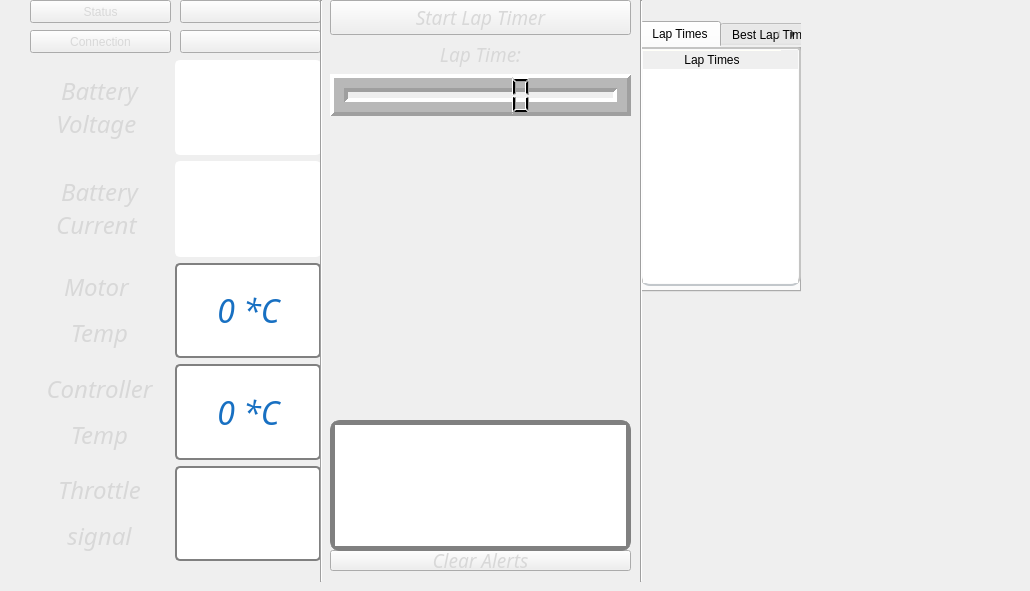
  <widget class="QWidget" name="centralwidget">
   <property name="styleSheet">
    <string notr="true">border-image: url(&quot;:general/general/tlo.png&quot;);</string>
   </property>
   <widget class="QFrame" name="frame">
    <property name="geometry">
     <rect>
      <x>30</x>
      <y>60</y>
      <width>291</width>
      <height>501</height>
     </rect>
    </property>
    <property name="sizePolicy">
     <sizepolicy hsizetype="Fixed" vsizetype="Preferred">
      <horstretch>0</horstretch>
      <verstretch>0</verstretch>
     </sizepolicy>
    </property>
    <property name="styleSheet">
     <string notr="true">border-image: url(&quot;:general/general/transparent.png&quot;);</string>
    </property>
    <layout class="QGridLayout" name="gridLayout_2">
     <property name="leftMargin">
      <number>0</number>
     </property>
     <property name="topMargin">
      <number>0</number>
     </property>
     <property name="rightMargin">
      <number>0</number>
     </property>
     <property name="bottomMargin">
      <number>0</number>
     </property>
     <property name="verticalSpacing">
      <number>6</number>
     </property>
     <item row="2" column="1">
      <widget class="QProgressBar" name="motorTempBar">
       <property name="sizePolicy">
        <sizepolicy hsizetype="Minimum" vsizetype="Minimum">
         <horstretch>0</horstretch>
         <verstretch>0</verstretch>
        </sizepolicy>
       </property>
       <property name="font">
        <font>
         <family>Gill Sans MT</family>
         <pointsize>24</pointsize>
         <weight>9</weight>
         <italic>true</italic>
         <bold>false</bold>
        </font>
       </property>
       <property name="styleSheet">
        <string notr="true">QProgressBar {
    border: 2px solid grey;
    border-radius: 5px;
    text-align: center;
	font: 75 italic 24pt &quot;Gill Sans MT&quot; ;
	color: rgb(24, 112, 194);
border-image: url(&quot;:general/general/gradient3.png&quot;);}

QProgressBar::chunk {
    background-color: #FFFF66;
	border: 0,6px solid grey;
    border-radius: 4px;
    width: 8px;
    margin:1px;

}
</string>
       </property>
       <property name="maximum">
        <number>100</number>
       </property>
       <property name="value">
        <number>0</number>
       </property>
       <property name="alignment">
        <set>Qt::AlignCenter</set>
       </property>
       <property name="format">
        <string>%p *C</string>
       </property>
      </widget>
     </item>
     <item row="3" column="0">
      <widget class="QLabel" name="label_4">
       <property name="sizePolicy">
        <sizepolicy hsizetype="Preferred" vsizetype="Preferred">
         <horstretch>0</horstretch>
         <verstretch>0</verstretch>
        </sizepolicy>
       </property>
       <property name="font">
        <font>
         <family>Gill Sans MT</family>
         <pointsize>18</pointsize>
         <weight>9</weight>
         <italic>true</italic>
         <bold>false</bold>
        </font>
       </property>
       <property name="styleSheet">
        <string notr="true">border-image: url(&quot;:general/general/gradient3.png&quot;);font: 75 italic 18pt &quot;Gill Sans MT&quot; ;
color: rgb(216, 216, 216);</string>
       </property>
       <property name="text">
        <string>&lt;html&gt;&lt;head/&gt;&lt;body&gt;&lt;p&gt;Controller&lt;/p&gt;&lt;p&gt;Temp&lt;/p&gt;&lt;/body&gt;&lt;/html&gt;</string>
       </property>
       <property name="alignment">
        <set>Qt::AlignCenter</set>
       </property>
      </widget>
     </item>
     <item row="1" column="1">
      <widget class="QProgressBar" name="currentBar">
       <property name="sizePolicy">
        <sizepolicy hsizetype="Preferred" vsizetype="Minimum">
         <horstretch>0</horstretch>
         <verstretch>0</verstretch>
        </sizepolicy>
       </property>
       <property name="font">
        <font>
         <family>Gill Sans MT</family>
         <pointsize>24</pointsize>
         <weight>9</weight>
         <italic>true</italic>
         <bold>false</bold>
        </font>
       </property>
       <property name="styleSheet">
        <string notr="true">QProgressBar {
    border: 2px solid white;
    border-radius: 5px;
    text-align: center;
font: 75 italic 24pt &quot;Gill Sans MT&quot; ;
	color: rgb(255, 255, 255);
border-image: url(&quot;:general/general/gradient3.png&quot;);}


QProgressBar::chunk {
    background-color:rgb(232, 77, 0) ;
	border: 0,6px solid grey;
    border-radius: 4px;
    width: 8px;
    margin:1px;

}
</string>
       </property>
       <property name="maximum">
        <number>400</number>
       </property>
       <property name="value">
        <number>0</number>
       </property>
       <property name="alignment">
        <set>Qt::AlignRight|Qt::AlignTrailing|Qt::AlignVCenter</set>
       </property>
       <property name="format">
        <string>%v A</string>
       </property>
      </widget>
     </item>
     <item row="3" column="1">
      <widget class="QProgressBar" name="controllerTempBar">
       <property name="sizePolicy">
        <sizepolicy hsizetype="Minimum" vsizetype="Minimum">
         <horstretch>0</horstretch>
         <verstretch>0</verstretch>
        </sizepolicy>
       </property>
       <property name="font">
        <font>
         <family>Gill Sans MT</family>
         <pointsize>24</pointsize>
         <weight>9</weight>
         <italic>true</italic>
         <bold>false</bold>
        </font>
       </property>
       <property name="styleSheet">
        <string notr="true">QProgressBar {
    border: 2px solid grey;
    border-radius: 5px;
    text-align: center;
	font: 75 italic 24pt &quot;Gill Sans MT&quot; ;
	color: rgb(24, 112, 194);
border-image: url(&quot;:general/general/gradient3.png&quot;);}

QProgressBar::chunk {
    background-color: #FFFF00;
	border: 0,6px solid grey;
    border-radius: 4px;
    width: 8px;
    margin:1px;

}</string>
       </property>
       <property name="maximum">
        <number>100</number>
       </property>
       <property name="value">
        <number>0</number>
       </property>
       <property name="alignment">
        <set>Qt::AlignCenter</set>
       </property>
       <property name="format">
        <string>%p *C</string>
       </property>
      </widget>
     </item>
     <item row="2" column="0">
      <widget class="QLabel" name="label_3">
       <property name="sizePolicy">
        <sizepolicy hsizetype="Preferred" vsizetype="Preferred">
         <horstretch>0</horstretch>
         <verstretch>0</verstretch>
        </sizepolicy>
       </property>
       <property name="font">
        <font>
         <family>Gill Sans MT</family>
         <pointsize>18</pointsize>
         <weight>9</weight>
         <italic>true</italic>
         <bold>false</bold>
        </font>
       </property>
       <property name="styleSheet">
        <string notr="true">border-image: url(&quot;:general/general/gradient3.png&quot;);font: 75 italic 18pt &quot;Gill Sans MT&quot; ;
color: rgb(216, 216, 216);</string>
       </property>
       <property name="text">
        <string>&lt;html&gt;&lt;head/&gt;&lt;body&gt;&lt;p&gt; Motor &lt;/p&gt;&lt;p&gt;Temp&lt;/p&gt;&lt;/body&gt;&lt;/html&gt;</string>
       </property>
       <property name="alignment">
        <set>Qt::AlignCenter</set>
       </property>
      </widget>
     </item>
     <item row="4" column="1">
      <widget class="QProgressBar" name="throttleBar">
       <property name="sizePolicy">
        <sizepolicy hsizetype="Minimum" vsizetype="Minimum">
         <horstretch>0</horstretch>
         <verstretch>0</verstretch>
        </sizepolicy>
       </property>
       <property name="font">
        <font>
         <family>Gill Sans MT</family>
         <pointsize>22</pointsize>
         <weight>9</weight>
         <italic>true</italic>
         <bold>false</bold>
        </font>
       </property>
       <property name="styleSheet">
        <string notr="true">QProgressBar {
    border: 2px solid grey;
    border-radius: 5px;
    text-align: center;
	font: 75 italic 22pt &quot;Gill Sans MT&quot; ;
	color: rgb(255, 255, 255);
border-image: url(&quot;:general/general/gradient3.png&quot;);}

QProgressBar::chunk {
    background-color: rgb(0, 68, 204);
	border: 0,6px solid grey;
    border-radius: 4px;
    width: 8px;
    margin:1px;

}</string>
       </property>
       <property name="maximum">
        <number>100</number>
       </property>
       <property name="value">
        <number>0</number>
       </property>
       <property name="alignment">
        <set>Qt::AlignCenter</set>
       </property>
       <property name="format">
        <string>%v %</string>
       </property>
      </widget>
     </item>
     <item row="1" column="0">
      <widget class="QLabel" name="label_2">
       <property name="sizePolicy">
        <sizepolicy hsizetype="Preferred" vsizetype="Preferred">
         <horstretch>0</horstretch>
         <verstretch>0</verstretch>
        </sizepolicy>
       </property>
       <property name="font">
        <font>
         <family>Gill Sans MT</family>
         <pointsize>18</pointsize>
         <weight>9</weight>
         <italic>true</italic>
         <bold>false</bold>
        </font>
       </property>
       <property name="contextMenuPolicy">
        <enum>Qt::NoContextMenu</enum>
       </property>
       <property name="layoutDirection">
        <enum>Qt::LeftToRight</enum>
       </property>
       <property name="styleSheet">
        <string notr="true">border-image: url(&quot;:general/general/gradient3.png&quot;);
font: 75 italic 18pt &quot;Gill Sans MT&quot; ;
color: rgb(216, 216, 216);</string>
       </property>
       <property name="lineWidth">
        <number>3</number>
       </property>
       <property name="text">
        <string>&lt;html&gt;&lt;head/&gt;&lt;body&gt;&lt;p&gt;Battery&lt;br/&gt;Current &lt;/p&gt;&lt;/body&gt;&lt;/html&gt;</string>
       </property>
       <property name="alignment">
        <set>Qt::AlignCenter</set>
       </property>
      </widget>
     </item>
     <item row="4" column="0">
      <widget class="QLabel" name="label_5">
       <property name="font">
        <font>
         <family>Gill Sans MT</family>
         <pointsize>16</pointsize>
         <weight>9</weight>
         <italic>true</italic>
         <bold>false</bold>
        </font>
       </property>
       <property name="styleSheet">
        <string notr="true">border-image: url(&quot;:general/general/gradient3.png&quot;);font: 75 italic 16pt &quot;Gill Sans MT&quot; ;
color: rgb(216, 216, 216);</string>
       </property>
       <property name="text">
        <string>&lt;html&gt;&lt;head/&gt;&lt;body&gt;&lt;p&gt;&lt;span style=&quot; font-size:18pt;&quot;&gt;Throttle&lt;/span&gt;&lt;/p&gt;&lt;p&gt;&lt;span style=&quot; font-size:18pt;&quot;&gt;signal&lt;/span&gt;&lt;/p&gt;&lt;/body&gt;&lt;/html&gt;</string>
       </property>
       <property name="alignment">
        <set>Qt::AlignCenter</set>
       </property>
      </widget>
     </item>
     <item row="0" column="0">
      <widget class="QLabel" name="label">
       <property name="sizePolicy">
        <sizepolicy hsizetype="Preferred" vsizetype="Preferred">
         <horstretch>0</horstretch>
         <verstretch>0</verstretch>
        </sizepolicy>
       </property>
       <property name="font">
        <font>
         <family>Gill Sans MT</family>
         <pointsize>18</pointsize>
         <weight>9</weight>
         <italic>true</italic>
         <bold>false</bold>
        </font>
       </property>
       <property name="contextMenuPolicy">
        <enum>Qt::NoContextMenu</enum>
       </property>
       <property name="layoutDirection">
        <enum>Qt::LeftToRight</enum>
       </property>
       <property name="styleSheet">
        <string notr="true">border-image: url(&quot;:general/general/gradient3.png&quot;);
font: 75 italic 18pt &quot;Gill Sans MT&quot; ;
color: rgb(216, 216, 216);</string>
       </property>
       <property name="text">
        <string>&lt;html&gt;&lt;head/&gt;&lt;body&gt;&lt;p&gt;Battery&lt;br/&gt;Voltage &lt;/p&gt;&lt;/body&gt;&lt;/html&gt;</string>
       </property>
       <property name="alignment">
        <set>Qt::AlignCenter</set>
       </property>
      </widget>
     </item>
     <item row="0" column="1">
      <widget class="QProgressBar" name="voltageBar">
       <property name="sizePolicy">
        <sizepolicy hsizetype="Preferred" vsizetype="Minimum">
         <horstretch>0</horstretch>
         <verstretch>0</verstretch>
        </sizepolicy>
       </property>
       <property name="font">
        <font>
         <family>Gill Sans MT</family>
         <pointsize>24</pointsize>
         <weight>9</weight>
         <italic>true</italic>
         <bold>false</bold>
        </font>
       </property>
       <property name="styleSheet">
        <string notr="true">QProgressBar {
    border: 2px solid white;
    border-radius: 5px;
    text-align: center;
font: 75 italic 24pt &quot;Gill Sans MT&quot; ;
	color: rgb(255, 255, 255);
border-image: url(&quot;:general/general/gradient3.png&quot;);}


QProgressBar::chunk {
    background-color: #66FF33;
	border: 0,6px solid grey;
    border-radius: 4px;
    width: 8px;
    margin:1px;

}
</string>
       </property>
       <property name="maximum">
        <number>120</number>
       </property>
       <property name="value">
        <number>0</number>
       </property>
       <property name="alignment">
        <set>Qt::AlignRight|Qt::AlignTrailing|Qt::AlignVCenter</set>
       </property>
       <property name="format">
        <string>%v V</string>
       </property>
      </widget>
     </item>
    </layout>
    <zorder>motorTempBar</zorder>
    <zorder>label_4</zorder>
    <zorder>label</zorder>
    <zorder>label_2</zorder>
    <zorder>label_5</zorder>
    <zorder>controllerTempBar</zorder>
    <zorder>throttleBar</zorder>
    <zorder>label_3</zorder>
    <zorder>currentBar</zorder>
    <zorder>voltageBar</zorder>
   </widget>
   <widget class="QFrame" name="frame_2">
    <property name="geometry">
     <rect>
      <x>640</x>
      <y>1</y>
      <width>381</width>
      <height>581</height>
     </rect>
    </property>
    <property name="sizePolicy">
     <sizepolicy hsizetype="Preferred" vsizetype="Minimum">
      <horstretch>0</horstretch>
      <verstretch>0</verstretch>
     </sizepolicy>
    </property>
    <property name="autoFillBackground">
     <bool>false</bool>
    </property>
    <property name="styleSheet">
     <string notr="true">
border-radius: 10px;
border-image: url(&quot;:general/general/transparent.png&quot;);</string>
    </property>
    <property name="frameShape">
     <enum>QFrame::StyledPanel</enum>
    </property>
    <property name="frameShadow">
     <enum>QFrame::Plain</enum>
    </property>
    <widget class="QPushButton" name="closeApplication">
     <property name="geometry">
      <rect>
       <x>180</x>
       <y>20</y>
       <width>161</width>
       <height>51</height>
      </rect>
     </property>
     <property name="styleSheet">
      <string notr="true">QPushButton {border-image: url(&quot;:general/general/exit_button.png&quot;);
font: 75 italic 20pt &quot;Gill Sans MT&quot; ;
color: rgb(216, 216, 216);
}
QPushButton:pressed {border-image: url(&quot;general/general/exit_button_clicked.png&quot;);
font: 75 italic 22pt &quot;Gill Sans MT&quot; ;
color: rgb(36, 36, 36)}</string>
     </property>
     <property name="text">
      <string/>
     </property>
     <property name="autoRepeatDelay">
      <number>2500</number>
     </property>
     <property name="autoRepeatInterval">
      <number>2100</number>
     </property>
    </widget>
    <widget class="QPushButton" name="batteryDetails">
     <property name="geometry">
      <rect>
       <x>180</x>
       <y>200</y>
       <width>161</width>
       <height>51</height>
      </rect>
     </property>
     <property name="styleSheet">
      <string notr="true">QPushButton {border-image: url(&quot;:general/general/battery_details_button.png&quot;);
font: 75 italic 22pt &quot;Gill Sans MT&quot; ;
color: rgb(216, 216, 216);
}
QPushButton:pressed {border-image: url(&quot;:general/general/battery_details_button_clicked.png&quot;);
font: 75 italic 22pt &quot;Gill Sans MT&quot; ;
color: rgb(36, 36, 36)}</string>
     </property>
     <property name="text">
      <string/>
     </property>
    </widget>
    <widget class="QPushButton" name="virtKeyboard">
     <property name="geometry">
      <rect>
       <x>180</x>
       <y>140</y>
       <width>161</width>
       <height>51</height>
      </rect>
     </property>
     <property name="styleSheet">
      <string notr="true">QPushButton {border-image: url(&quot;:general/general/keyboard_button.png&quot;);
font: 75 italic 16pt &quot;Gill Sans MT&quot; ;
color: rgb(216, 216, 216);
}
QPushButton:pressed {border-image: url(&quot;:general/general/keyboard_button_clicked.png&quot;);
font: 75 italic 16pt &quot;Gill Sans MT&quot; ;
color: rgb(36, 36, 36)}</string>
     </property>
     <property name="text">
      <string/>
     </property>
    </widget>
    <widget class="QPushButton" name="connectBMS">
     <property name="geometry">
      <rect>
       <x>180</x>
       <y>80</y>
       <width>161</width>
       <height>51</height>
      </rect>
     </property>
     <property name="styleSheet">
      <string notr="true">QPushButton {border-image: url(&quot;:general/general/bms_connect_button.png&quot;);
font: 75 italic 16pt &quot;Gill Sans MT&quot; ;
color: rgb(216, 216, 216);
}
QPushButton:pressed {border-image: url(&quot;:general/general/bms_connect_button_clicked.png&quot;);
font: 75 italic 16pt &quot;Gill Sans MT&quot; ;
color: rgb(36, 36, 36)}</string>
     </property>
     <property name="text">
      <string/>
     </property>
    </widget>
    <widget class="Line" name="line_2">
     <property name="geometry">
      <rect>
       <x>0</x>
       <y>150</y>
       <width>341</width>
       <height>3</height>
      </rect>
     </property>
     <property name="orientation">
      <enum>Qt::Horizontal</enum>
     </property>
    </widget>
    <widget class="QTabWidget" name="tabWidget">
     <property name="geometry">
      <rect>
       <x>0</x>
       <y>20</y>
       <width>161</width>
       <height>271</height>
      </rect>
     </property>
     <property name="styleSheet">
      <string notr="true">QTabWidget { /* The tab widget frame */
    border-top: 3px solid #C2C7CB;
border-image: url(&quot;:general/general/gradient3.png&quot;);
    border-top-left-radius: 7px;
    border-top-right-radius: 8px;
}

QTabWidget::tab-bar {
    left: 3px; /* move to the right by 5px */
border-image: url(&quot;:general/general/gradient3.png&quot;);
    border-top-left-radius: 5px;
    border-top-right-radius: 6px;
}

/* Style the tab using the tab sub-control. Note that
    it reads QTabBar _not_ QTabWidget */
QTabBar::tab {
    background: qlineargradient(x1: 0, y1: 0, x2: 0, y2: 1,
                                stop: 0 #E1E1E1, stop: 0.4 #DDDDDD,
                                stop: 0.5 #D8D8D8, stop: 1.0 #D3D3D3);
    border: 3px solid #C4C4C3;
    border-bottom-color: #C2C7CB; /* same as the pane color */
    border-top-left-radius: 5px;
    border-top-right-radius: 6px;
    min-width: 12ex;
    padding: 4px;
border-image: url(&quot;:general/general/gradient3.png&quot;);
}

QTabBar::tab:selected, QTabBar::tab:hover {
    background: qlineargradient(x1: 0, y1: 0, x2: 0, y2: 1,
                                stop: 0 #fafafa, stop: 0.4 #f4f4f4,
                                stop: 0.5 #e7e7e7, stop: 1.0 #fafafa);
border-image: url(&quot;:general/general/gradient3.png&quot;);

}

QTabBar::tab:selected {
    border-color: #9B9B9B;
    border-bottom-color: white; /* same as pane color */
border-image: url(&quot;:general/general/gradient3.png&quot;);
font: 75 italic 10pt &quot;Gill Sans MT&quot; ;
color: rgb(216, 216, 216);

}

QTabBar::tab:!selected {
    margin-top: 2px; /* make non-selected tabs look smaller */
border-image: url(&quot;:general/general/gradient3.png&quot;);
font: 75 italic 10pt &quot;Gill Sans MT&quot; ;
color: rgb(216, 216, 216);
}</string>
     </property>
     <property name="currentIndex">
      <number>0</number>
     </property>
     <property name="iconSize">
      <size>
       <width>20</width>
       <height>20</height>
      </size>
     </property>
     <widget class="QWidget" name="tab">
      <attribute name="title">
       <string>Lap Times</string>
      </attribute>
      <widget class="QTableWidget" name="lapTimes">
       <property name="geometry">
        <rect>
         <x>0</x>
         <y>0</y>
         <width>161</width>
         <height>239</height>
        </rect>
       </property>
       <property name="minimumSize">
        <size>
         <width>26</width>
         <height>0</height>
        </size>
       </property>
       <property name="layoutDirection">
        <enum>Qt::LeftToRight</enum>
       </property>
       <property name="styleSheet">
        <string notr="true">QTableWidget {
border-image: url(&quot;:general/general/tlo.png&quot;);
    border: 2px solid #C4C4C3;
    border-bottom-color: #C2C7CB; /* same as the pane color */
    border-top-left-radius: 2px;
    border-top-right-radius: 4px;
    min-width: 2ex;
    padding: 1px;
font: 75 italic 13pt &quot;Gill Sans MT&quot; ;
color: rgb(216, 216, 216);

}
QHeaderView::section {
	border-image: url(&quot;:general/general/gradient3.png&quot;);
    padding: 1px;
    font-size: 11pt;
    border-style: none;
    border-bottom: 0.5px solid #fffff8;
    border-right: 2px solid #fffff8;
font: 75 10.5pt &quot;Gill Sans MT&quot; ;
color: rgb(216, 216, 216);
}

QHeaderView {border-image: url(&quot;:general/general/tlo.png&quot;)

;}

QHeaderView::section:horizontal
{
    border-top: 1px solid #fffff8;
}

QHeaderView::section:vertical
{
    border-left: 1px solid #fffff8;
}

QTableCornerButton::section {border-image: url(&quot;:general/general/tlo.png&quot;);}</string>
       </property>
       <property name="verticalScrollBarPolicy">
        <enum>Qt::ScrollBarAlwaysOff</enum>
       </property>
       <property name="horizontalScrollBarPolicy">
        <enum>Qt::ScrollBarAsNeeded</enum>
       </property>
       <property name="autoScrollMargin">
        <number>10</number>
       </property>
       <property name="verticalScrollMode">
        <enum>QAbstractItemView::ScrollPerItem</enum>
       </property>
       <property name="rowCount">
        <number>0</number>
       </property>
       <property name="columnCount">
        <number>1</number>
       </property>
       <attribute name="horizontalHeaderCascadingSectionResizes">
        <bool>false</bool>
       </attribute>
       <attribute name="horizontalHeaderDefaultSectionSize">
        <number>138</number>
       </attribute>
       <attribute name="horizontalHeaderMinimumSectionSize">
        <number>29</number>
       </attribute>
       <attribute name="verticalHeaderDefaultSectionSize">
        <number>30</number>
       </attribute>
       <attribute name="verticalHeaderShowSortIndicator" stdset="0">
        <bool>false</bool>
       </attribute>
       <attribute name="verticalHeaderStretchLastSection">
        <bool>false</bool>
       </attribute>
       <column>
        <property name="text">
         <string>Lap Times</string>
        </property>
       </column>
      </widget>
     </widget>
     <widget class="QWidget" name="tab_2">
      <attribute name="title">
       <string>Best Lap Times</string>
      </attribute>
      <widget class="QTableWidget" name="bestLapTimes">
       <property name="geometry">
        <rect>
         <x>0</x>
         <y>0</y>
         <width>161</width>
         <height>241</height>
        </rect>
       </property>
       <property name="styleSheet">
        <string notr="true">QTableWidget {
border-image: url(&quot;:general/general/tlo.png&quot;);
    border: 2px solid #C4C4C3;
    border-bottom-color: #C2C7CB; /* same as the pane color */
    border-top-left-radius: 2px;
    border-top-right-radius: 4px;
    min-width: 2ex;
    padding: 1px;

}
QHeaderView::section {
	border-image: url(&quot;:general/general/gradient3.png&quot;);
    padding: 1px;
    font-size: 11pt;
    border-style: none;
    border-bottom: 0.5px solid #fffff8;
    border-right: 2px solid #fffff8;
font: 75 italic 11pt &quot;Gill Sans MT&quot; ;
color: rgb(216, 216, 216);
}

QHeaderView {border-image: url(&quot;:general/general/tlo.png&quot;)

;}

QHeaderView::section:horizontal
{
    border-top: 1px solid #fffff8;
}

QHeaderView::section:vertical
{
    border-left: 1px solid #fffff8;
}

QTableCornerButton::section {border-image: url(&quot;:general/general/tlo.png&quot;);}</string>
       </property>
       <attribute name="horizontalHeaderDefaultSectionSize">
        <number>144</number>
       </attribute>
       <attribute name="horizontalHeaderMinimumSectionSize">
        <number>29</number>
       </attribute>
       <column>
        <property name="text">
         <string>Best Times</string>
        </property>
       </column>
      </widget>
     </widget>
    </widget>
    <widget class="QPushButton" name="clearLapTimes">
     <property name="geometry">
      <rect>
       <x>180</x>
       <y>260</y>
       <width>161</width>
       <height>51</height>
      </rect>
     </property>
     <property name="styleSheet">
      <string notr="true">QPushButton {border-image: url(&quot;:general/general/clear_table.png&quot;);
font: 75 italic 22pt &quot;Gill Sans MT&quot; ;
color: rgb(216, 216, 216);
}
QPushButton:pressed {border-image: url(&quot;:general/general/clear_table_clicked.png&quot;);
font: 75 italic 22pt &quot;Gill Sans MT&quot; ;
color: rgb(36, 36, 36)}</string>
     </property>
     <property name="text">
      <string/>
     </property>
    </widget>
    <widget class="QLabel" name="adekLogo">
     <property name="geometry">
      <rect>
       <x>50</x>
       <y>450</y>
       <width>263</width>
       <height>70</height>
      </rect>
     </property>
     <property name="styleSheet">
      <string notr="true">border-image: url(&quot;:general/general/adek3.png&quot;);</string>
     </property>
     <property name="text">
      <string/>
     </property>
    </widget>
   </widget>
   <widget class="QWidget" name="layoutWidget">
    <property name="geometry">
     <rect>
      <x>330</x>
      <y>0</y>
      <width>301</width>
      <height>121</height>
     </rect>
    </property>
    <layout class="QVBoxLayout" name="verticalLayout_6">
     <property name="bottomMargin">
      <number>0</number>
     </property>
     <item>
      <layout class="QVBoxLayout" name="verticalLayout_4">
       <item>
        <layout class="QVBoxLayout" name="verticalLayout_2">
         <property name="bottomMargin">
          <number>5</number>
         </property>
         <item>
          <widget class="QPushButton" name="startLapTimer">
           <property name="sizePolicy">
            <sizepolicy hsizetype="Preferred" vsizetype="Preferred">
             <horstretch>0</horstretch>
             <verstretch>0</verstretch>
            </sizepolicy>
           </property>
           <property name="font">
            <font>
             <family>Gill Sans MT</family>
             <pointsize>14</pointsize>
             <weight>9</weight>
             <italic>true</italic>
             <bold>false</bold>
            </font>
           </property>
           <property name="styleSheet">
            <string notr="true">QPushButton {border-image: url(&quot;:general/general/start_lap_button.png&quot;);
font: 75 italic 14pt &quot;Gill Sans MT&quot; ;
color: rgb(216, 216, 216);}

QPushButton:pressed {border-image: url(&quot;:general/general/start_lap_button_clicked.png&quot;);
font: 75 italic 14pt &quot;Gill Sans MT&quot; ;
color: rgb(216, 216, 216)
}</string>
           </property>
           <property name="text">
            <string>Start Lap Timer</string>
           </property>
          </widget>
         </item>
         <item>
          <widget class="QLabel" name="label_9">
           <property name="font">
            <font>
             <family>Gill Sans MT</family>
             <pointsize>14</pointsize>
             <weight>9</weight>
             <italic>true</italic>
             <bold>false</bold>
            </font>
           </property>
           <property name="styleSheet">
            <string notr="true">font: 75 italic 14pt &quot;Gill Sans MT&quot; ;
color: rgb(216, 216, 216);</string>
           </property>
           <property name="text">
            <string>Lap Time:</string>
           </property>
           <property name="alignment">
            <set>Qt::AlignCenter</set>
           </property>
          </widget>
         </item>
         <item>
          <widget class="QLCDNumber" name="lcdNumber">
           <property name="sizePolicy">
            <sizepolicy hsizetype="Preferred" vsizetype="Preferred">
             <horstretch>20</horstretch>
             <verstretch>40</verstretch>
            </sizepolicy>
           </property>
           <property name="sizeIncrement">
            <size>
             <width>7</width>
             <height>21</height>
            </size>
           </property>
           <property name="baseSize">
            <size>
             <width>13</width>
             <height>0</height>
            </size>
           </property>
           <property name="frameShape">
            <enum>QFrame::Box</enum>
           </property>
           <property name="lineWidth">
            <number>4</number>
           </property>
           <property name="midLineWidth">
            <number>10</number>
           </property>
           <property name="segmentStyle">
            <enum>QLCDNumber::Filled</enum>
           </property>
           <property name="value" stdset="0">
            <double>0.000000000000000</double>
           </property>
           <property name="intValue" stdset="0">
            <number>0</number>
           </property>
          </widget>
         </item>
        </layout>
       </item>
      </layout>
     </item>
    </layout>
   </widget>
   <widget class="QPushButton" name="pushButton">
    <property name="geometry">
     <rect>
      <x>30</x>
      <y>30</y>
      <width>141</width>
      <height>23</height>
     </rect>
    </property>
    <property name="styleSheet">
     <string notr="true">border-image: url(&quot;:general/general/gradient3.png&quot;);
font: 75 italic 16pt &quot;Gill Sans MT&quot; ;
color: rgb(216, 216, 216);</string>
    </property>
    <property name="text">
     <string>Connection</string>
    </property>
   </widget>
   <widget class="QPushButton" name="pushButton_3">
    <property name="geometry">
     <rect>
      <x>30</x>
      <y>0</y>
      <width>141</width>
      <height>23</height>
     </rect>
    </property>
    <property name="styleSheet">
     <string notr="true">border-image: url(&quot;:general/general/gradient3.png&quot;);
font: 75 italic 16pt &quot;Gill Sans MT&quot; ;
color: rgb(216, 216, 216);</string>
    </property>
    <property name="text">
     <string>Status</string>
    </property>
   </widget>
   <widget class="QPushButton" name="statusBar">
    <property name="geometry">
     <rect>
      <x>180</x>
      <y>0</y>
      <width>141</width>
      <height>23</height>
     </rect>
    </property>
    <property name="styleSheet">
     <string notr="true">border-image: url(&quot;:general/general/gradient3.png&quot;);
font: 75 italic 16pt &quot;Gill Sans MT&quot; ;
color: rgb(216, 216, 216);</string>
    </property>
    <property name="text">
     <string/>
    </property>
   </widget>
   <widget class="QPushButton" name="connectionBar">
    <property name="geometry">
     <rect>
      <x>180</x>
      <y>30</y>
      <width>141</width>
      <height>23</height>
     </rect>
    </property>
    <property name="styleSheet">
     <string notr="true">border-image: url(&quot;:general/general/gradient3.png&quot;);
font: 75 italic 16pt &quot;Gill Sans MT&quot; ;
color: rgb(216, 216, 216);</string>
    </property>
    <property name="text">
     <string/>
    </property>
   </widget>
   <widget class="Line" name="line_5">
    <property name="geometry">
     <rect>
      <x>320</x>
      <y>0</y>
      <width>3</width>
      <height>582</height>
     </rect>
    </property>
    <property name="orientation">
     <enum>Qt::Vertical</enum>
    </property>
   </widget>
   <widget class="QPushButton" name="clearAlerts">
    <property name="geometry">
     <rect>
      <x>330</x>
      <y>550</y>
      <width>301</width>
      <height>21</height>
     </rect>
    </property>
    <property name="sizePolicy">
     <sizepolicy hsizetype="Minimum" vsizetype="Fixed">
      <horstretch>0</horstretch>
      <verstretch>0</verstretch>
     </sizepolicy>
    </property>
    <property name="minimumSize">
     <size>
      <width>256</width>
      <height>20</height>
     </size>
    </property>
    <property name="font">
     <font>
      <family>Gill Sans MT</family>
      <pointsize>14</pointsize>
      <weight>9</weight>
      <italic>true</italic>
      <bold>false</bold>
     </font>
    </property>
    <property name="styleSheet">
     <string notr="true">QPushButton {border-image: url(&quot;:general/general/start_lap_button.png&quot;);
font: 75 italic 14pt &quot;Gill Sans MT&quot; ;
color: rgb(216, 216, 216);}

QPushButton:pressed {border-image: url(&quot;:general/general/start_lap_button_clicked.png&quot;);
font: 75 italic 14pt &quot;Gill Sans MT&quot; ;
color: rgb(216, 216, 216)
}</string>
    </property>
    <property name="text">
     <string>Clear Alerts</string>
    </property>
   </widget>
   <widget class="QTextEdit" name="console">
    <property name="geometry">
     <rect>
      <x>330</x>
      <y>420</y>
      <width>301</width>
      <height>131</height>
     </rect>
    </property>
    <property name="sizePolicy">
     <sizepolicy hsizetype="Preferred" vsizetype="Preferred">
      <horstretch>0</horstretch>
      <verstretch>0</verstretch>
     </sizepolicy>
    </property>
    <property name="minimumSize">
     <size>
      <width>0</width>
      <height>0</height>
     </size>
    </property>
    <property name="maximumSize">
     <size>
      <width>16777215</width>
      <height>380</height>
     </size>
    </property>
    <property name="styleSheet">
     <string notr="true">font: 75 italic 11pt;
border: 5px solid grey;
border-radius: 10px;
color: rgb(216, 216, 216);</string>
    </property>
    <property name="autoFormatting">
     <set>QTextEdit::AutoNone</set>
    </property>
    <property name="tabStopWidth">
     <number>73</number>
    </property>
   </widget>
   <widget class="QWidget" name="rpm_widget" native="true">
    <property name="geometry">
     <rect>
      <x>330</x>
      <y>122</y>
      <width>301</width>
      <height>301</height>
     </rect>
    </property>
    <property name="styleSheet">
     <string notr="true">border: 0;
background: transparent;
border-image: none;</string>
    </property>
   </widget>
   <widget class="Line" name="line_6">
    <property name="geometry">
     <rect>
      <x>640</x>
      <y>0</y>
      <width>3</width>
      <height>582</height>
     </rect>
    </property>
    <property name="orientation">
     <enum>Qt::Vertical</enum>
    </property>
   </widget>
   <zorder>rpm_widget</zorder>
   <zorder>frame</zorder>
   <zorder>frame_2</zorder>
   <zorder>layoutWidget</zorder>
   <zorder>pushButton</zorder>
   <zorder>pushButton_3</zorder>
   <zorder>statusBar</zorder>
   <zorder>connectionBar</zorder>
   <zorder>line_5</zorder>
   <zorder>clearAlerts</zorder>
   <zorder>console</zorder>
   <zorder>line_6</zorder>
  </widget>
